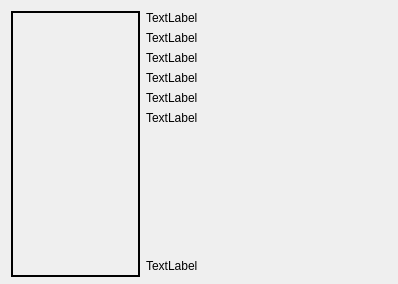
<?xml version="1.0" encoding="UTF-8"?>
<ui version="4.0">
 <class>AboutQCalc</class>
 <widget class="QWidget" name="AboutQCalc">
  <property name="geometry">
   <rect>
    <x>0</x>
    <y>0</y>
    <width>398</width>
    <height>284</height>
   </rect>
  </property>
  <property name="sizePolicy">
   <sizepolicy hsizetype="Fixed" vsizetype="Fixed">
    <horstretch>0</horstretch>
    <verstretch>0</verstretch>
   </sizepolicy>
  </property>
  <property name="minimumSize">
   <size>
    <width>398</width>
    <height>284</height>
   </size>
  </property>
  <property name="maximumSize">
   <size>
    <width>402</width>
    <height>288</height>
   </size>
  </property>
  <property name="windowTitle">
   <string/>
  </property>
  <property name="windowIcon">
   <iconset resource="recursos.qrc">
    <normaloff>:/icono.png</normaloff>:/icono.png</iconset>
  </property>
  <layout class="QHBoxLayout" name="horizontalLayout">
   <item>
    <widget class="QLabel" name="labelImage">
     <property name="sizePolicy">
      <sizepolicy hsizetype="Fixed" vsizetype="Fixed">
       <horstretch>0</horstretch>
       <verstretch>0</verstretch>
      </sizepolicy>
     </property>
     <property name="minimumSize">
      <size>
       <width>129</width>
       <height>266</height>
      </size>
     </property>
     <property name="maximumSize">
      <size>
       <width>129</width>
       <height>266</height>
      </size>
     </property>
     <property name="frameShape">
      <enum>QFrame::Box</enum>
     </property>
     <property name="lineWidth">
      <number>2</number>
     </property>
     <property name="text">
      <string/>
     </property>
     <property name="pixmap">
      <pixmap resource="recursos.qrc">:/About.png</pixmap>
     </property>
    </widget>
   </item>
   <item>
    <layout class="QVBoxLayout" name="verticalLayout">
     <item>
      <widget class="QLabel" name="labelName">
       <property name="text">
        <string>TextLabel</string>
       </property>
      </widget>
     </item>
     <item>
      <widget class="QLabel" name="labelVersion">
       <property name="text">
        <string>TextLabel</string>
       </property>
      </widget>
     </item>
     <item>
      <widget class="QLabel" name="labelCompany">
       <property name="text">
        <string>TextLabel</string>
       </property>
      </widget>
     </item>
     <item>
      <widget class="QLabel" name="labelCopyright">
       <property name="text">
        <string>TextLabel</string>
       </property>
      </widget>
     </item>
     <item>
      <widget class="QLabel" name="labelContact">
       <property name="text">
        <string>&lt;html&gt;&lt;head/&gt;&lt;body&gt;&lt;p&gt;TextLabel&lt;/p&gt;&lt;/body&gt;&lt;/html&gt;</string>
       </property>
       <property name="textFormat">
        <enum>Qt::AutoText</enum>
       </property>
      </widget>
     </item>
     <item>
      <widget class="QLabel" name="labelQtVersion">
       <property name="text">
        <string>TextLabel</string>
       </property>
      </widget>
     </item>
     <item>
      <spacer name="verticalSpacer">
       <property name="orientation">
        <enum>Qt::Vertical</enum>
       </property>
       <property name="sizeHint" stdset="0">
        <size>
         <width>20</width>
         <height>30</height>
        </size>
       </property>
      </spacer>
     </item>
     <item>
      <widget class="QLabel" name="labelAcknowledgment">
       <property name="text">
        <string>TextLabel</string>
       </property>
      </widget>
     </item>
    </layout>
   </item>
  </layout>
 </widget>
 <resources>
  <include location="recursos.qrc"/>
 </resources>
 <connections/>
</ui>
